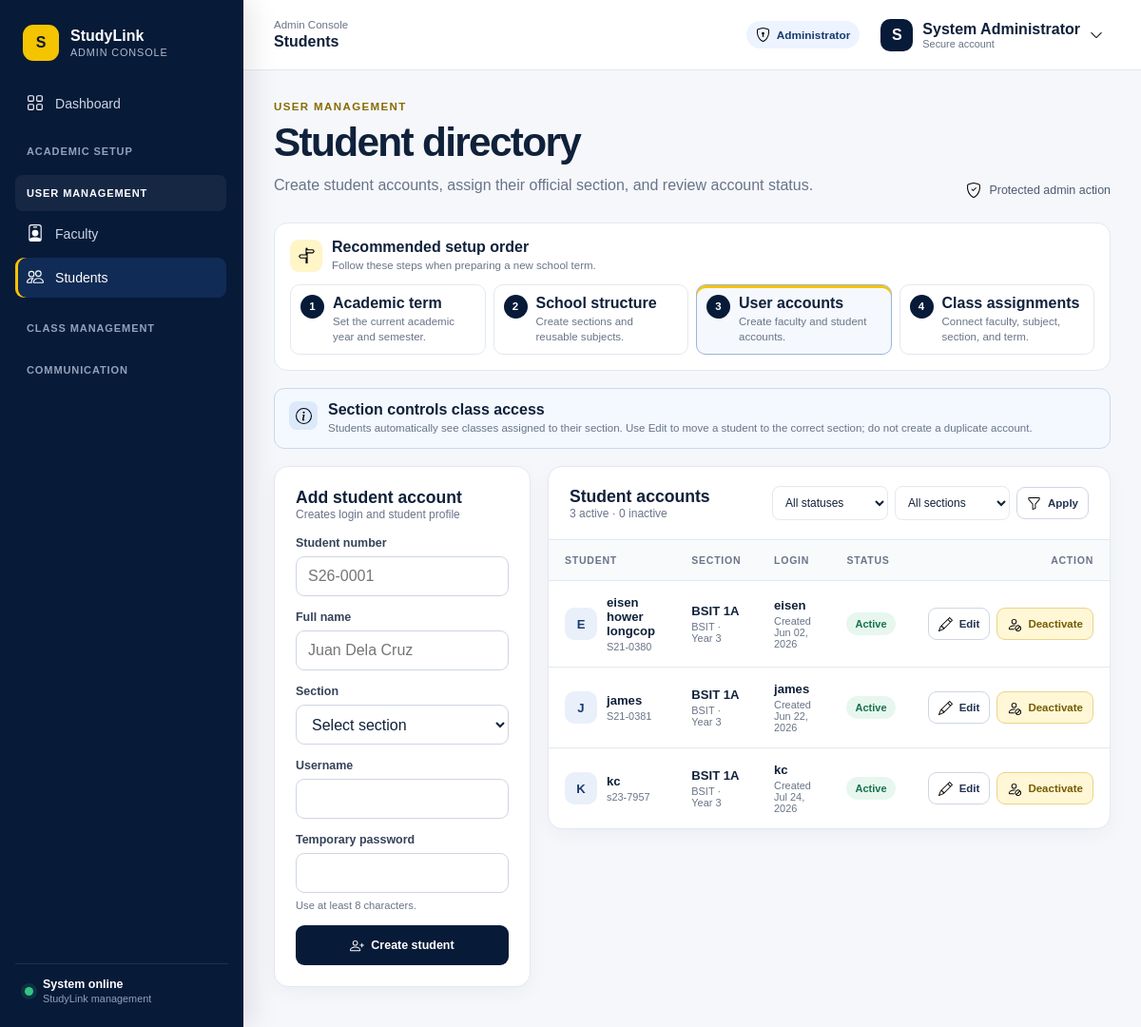
The app's page /admin/students/index.php (signed in) with its own data.
### tables this page shows
CREATE TABLE `students` (
  `id` int(11) NOT NULL,
  `user_id` int(11) NOT NULL,
  `student_no` varchar(50) NOT NULL,
  `section_id` int(11) NOT NULL,
  `created_at` timestamp NOT NULL DEFAULT current_timestamp()
);

CREATE TABLE `users` (
  `id` int(11) NOT NULL,
  `fullname` varchar(100) NOT NULL,
  `username` varchar(50) NOT NULL,
  `password` varchar(255) NOT NULL,
  `role` enum('admin','faculty','student') NOT NULL,
  `status` enum('active','inactive') DEFAULT 'active',
  `created_at` timestamp NOT NULL DEFAULT current_timestamp()
);

CREATE TABLE `sections` (
  `id` int(11) NOT NULL,
  `section_name` varchar(50) NOT NULL,
  `course` varchar(50) NOT NULL,
  `year_level` varchar(20) NOT NULL,
  `created_at` timestamp NOT NULL DEFAULT current_timestamp()
);

### auth/auth.php (called while the page is built, shortened)
<?php
if (!defined('STUDYLINK_AUTH_LOADED')) {
    function e($value) { return htmlspecialchars((string) $value, ENT_QUOTES, 'UTF-8'); }
}

### admin/students/index.php (the view, shortened to what this page needs)
<?php
include '../../auth/auth.php';
include '../../config/database.php';
include '../../includes/admin_ui.php';
$section_query = mysqli_query($conn, 'SELECT id, section_name, course, year_level FROM sections ORDER BY course, year_level, section_name');
$sections = $section_query ? mysqli_fetch_all($section_query, MYSQLI_ASSOC) : [];
$query = mysqli_query(
    $conn,
    "SELECT st.id, st.student_no, st.section_id, st.created_at, u.fullname, u.username, u.status,
            s.section_name, s.course, s.year_level
     FROM students st
     INNER JOIN users u ON u.id = st.user_id
     INNER JOIN sections s ON s.id = st.section_id
     ORDER BY u.fullname"
);
$students = $query ? mysqli_fetch_all($query, MYSQLI_ASSOC) : [];
$status_filter = $_GET['status'] ?? 'all';
$section_filter = intval($_GET['section'] ?? 0);
$visible_students = array_values(array_filter($students, function ($row) use ($status_filter, $section_filter) {
    $matches_status = $status_filter === 'all' || $row['status'] === $status_filter;
    $matches_section = $section_filter === 0 || intval($row['section_id']) === $section_filter;
    return $matches_status && $matches_section;
}));
$active_students = count(array_filter($students, function ($row) {
    return $row['status'] === 'active';
}));
render_admin_page_start('students', 'Students', 'Student directory', 'Create student accounts, assign their official section, and review account status.', 'User Management');
?>
<div class="admin-content-grid">
    <section class="admin-card admin-form-card">
        <div class="admin-section-head"><div><h2>Add student account</h2><span>Creates login and student profile</span></div></div>
        <form class="admin-form" action="add.php" method="POST" autocomplete="off">
            <div class="admin-field">
                <label for="student_no">Student number</label>
                <input id="student_no" type="text" name="student_no" placeholder="S26-0001" maxlength="50" required>
            </div>
            <div class="admin-field">
                <label for="fullname">Full name</label>
                <input id="fullname" type="text" name="fullname" placeholder="Juan Dela Cruz" maxlength="100" required>
            </div>
            <div class="admin-field">
                <label for="section_id">Section</label>
                <select id="section_id" name="section_id" required <?= !$sections ? 'disabled' : ''; ?>>
                    <option value="">Select section</option>
                </select>
            </div>
            <div class="admin-field">
                <label for="username">Username</label>
                <input id="username" type="text" name="username" maxlength="50" required autocomplete="off">
            </div>
            <div class="admin-field">
                <label for="password">Temporary password</label>
                <input id="password" type="password" name="password" minlength="8" required autocomplete="new-password">
                <small>Use at least 8 characters.</small>
            </div>
            <button class="admin-button primary" type="submit" <?= !$sections ? 'disabled' : ''; ?>><?= study_icon('person-plus'); ?> Create student</button>
        </form>
    </section>
    <section class="admin-card admin-table-card">
        <div class="admin-section-head">
            <div><h2>Student accounts</h2><span><?= number_format($active_students); ?> active · <?= number_format(count($students) - $active_students); ?> inactive</span></div>
            <form class="admin-filter-row" method="GET">
                <select name="status" aria-label="Filter by status">
                    <option value="all" <?= $status_filter === 'all' ? 'selected' : ''; ?>>All statuses</option>
                </select>
                <select name="section" aria-label="Filter by section">
                    <option value="0">All sections</option>
                </select>
                <button class="admin-button secondary small" type="submit"><?= study_icon('funnel'); ?> Apply</button>
            </form>
        </div>
        <div class="admin-table-wrap">
            <table class="admin-data-table">
                <thead><tr><th>Student</th><th>Section</th><th>Login</th><th>Status</th><th class="admin-table-action">Action</th></tr></thead>
                <tbody>
                <?php foreach ($visible_students as $row): ?>
                    <tr>
                        <td>
                            <div class="admin-person">
                                <span><?= e(strtoupper(substr($row['fullname'], 0, 1))); ?></span>
                                <span><strong><?= e($row['fullname']); ?></strong><small><?= e($row['student_no']); ?></small></span>
                            </div>
                        </td>
                        <td><strong><?= e($row['section_name']); ?></strong><small><?= e($row['course']); ?> · Year <?= e($row['year_level']); ?></small></td>
                        <td><strong><?= e($row['username']); ?></strong><small>Created <?= e(date('M d, Y', strtotime($row['created_at']))); ?></small></td>
                        <td><span class="admin-status-pill <?= e($row['status']); ?>"><?= e(ucfirst($row['status'])); ?></span></td>
                        <td class="admin-table-action">
                            <div class="admin-row-actions">
                                <a class="admin-button secondary small" href="edit.php?id=<?= e($row['id']); ?>"><?= study_icon('pencil'); ?> Edit</a>
                                <form action="status.php" method="POST" onsubmit="return confirm('<?= $row['status'] === 'active' ? 'Deactivate this student account? Login access will be blocked, but submissions and grades will be preserved.' : 'Reactivate this student account and restore login access?'; ?>')">
                                    <button class="admin-button <?= $row['status'] === 'active' ? 'warning' : 'success'; ?> small" type="submit">
                                        <?= study_icon($row['status'] === 'active' ? 'person-slash' : 'person-check'); ?>
                                        <?= $row['status'] === 'active' ? 'Deactivate' : 'Reactivate'; ?>
                                    </button>
                                </form>
                            </div>
                        </td>
                    </tr>
                <?php endforeach; ?>
                </tbody>
            </table>
        </div>
    </section>
</div>

### includes/ui_icons.php
<?php
function study_icon($name, $class = '', $label = '')
{
    $name = preg_replace('/[^a-z0-9-]/', '', strtolower((string) $name));
    $class = trim('study-icon ' . preg_replace('/[^a-zA-Z0-9 _-]/', '', (string) $class));
    $aria = $label !== ''
        ? ' role="img" aria-label="' . e($label) . '"'
        : ' aria-hidden="true"';
    return '<svg class="' . e($class) . '"' . $aria . '>'
        . '<use href="/studyLink/assets/icons/bootstrap-icons.svg#' . e($name) . '"></use>'
        . '</svg>';
}

### assets/css/app-shell.css (style rules this page uses)
:root { --portal-navy: #071a38; --portal-blue: #0b2b5b; --portal-gold: #f5c400; --portal-bg: #f5f7fc; --portal-border: #e4e8f0; --portal-text: #10213a; --portal-muted: #687386; --portal-danger: #c52a2f; }
* { box-sizing: border-box; }
button, input, select, textarea { font: inherit; }

### records on screen
students: user.fullname "E", user.fullname "eisen hower longcop", student_no "S21-0380", section.section_name "BSIT 1A", section.course "BSIT", section.year_level "3", user.username "eisen", created_at "Jun 02, 2026", user.status "Active"
students: user.fullname "J", user.fullname "james", student_no "S21-0381", section.section_name "BSIT 1A", section.course "BSIT", section.year_level "3", user.username "james", created_at "Jun 22, 2026", user.status "Active"
students: user.fullname "K", user.fullname "kc", student_no "s23-7957", section.section_name "BSIT 1A", section.course "BSIT", section.year_level "3", user.username "kc", created_at "Jul 24, 2026", user.status "Active"

### other values on screen
$item[2] "Dashboard"
$group "ACADEMIC SETUP"
$group "USER MANAGEMENT"
$item[2] "Faculty"
$item[2] "Students"
$group "CLASS MANAGEMENT"
$group "COMMUNICATION"
$breadcrumb "Admin Console"
$title "Students"
substr($_SESSION['fullname'] ?? 'A', 0, 1) "S"
$_SESSION['fullname'] "System Administrator"
$eyebrow "USER MANAGEMENT"
$heading "Student directory"
$description "Create student accounts, assign their official section, and review account status."
$step[0] "1"
